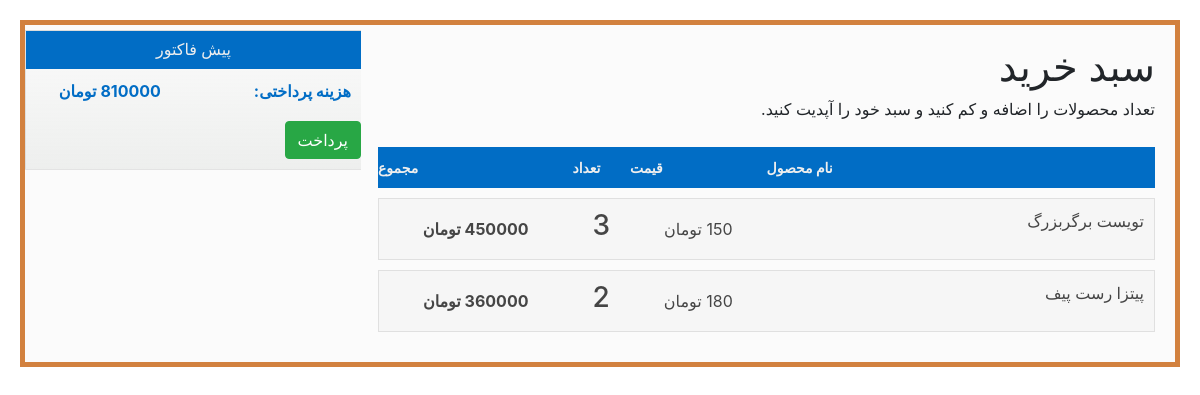
The page /cart/orderdetails/59/ (signed in) on the database its author committed.
### cart/models.py (models this page shows, shortened)
class OrderItems(models.Model):
    Order = models.ForeignKey(to=Orders, on_delete=models.CASCADE, related_name = 'items')
    food = models.ForeignKey(to=FoodModel, on_delete= models.CASCADE ,related_name = 'items' , verbose_name = 'محصول')
    quantity = models.SmallIntegerField(verbose_name = 'تعداد', )
    price = models.PositiveIntegerField(verbose_name = 'قیمت', )
    def tprice(self):
        return self.food.price*self.quantity*1000
    def name(self):
        return self.food.name_food

class Orders(models.Model):
    user = models.ForeignKey(to = UserModel, related_name = "items" , on_delete = models.CASCADE,verbose_name="مشتری" )
    phone = models.CharField(max_length=11, verbose_name="شماره تلفن")
    address = models.TextField(max_length = 300, verbose_name="آدرس")
    description = models.TextField(max_length=600, verbose_name="درباره سفارش",blank=True, null=True)
    created = models.DateTimeField(auto_now_add=True , verbose_name="زمان ثبت سفارش")
    total_price = models.PositiveIntegerField(verbose_name="قیمت کل")
    is_paid = models.BooleanField(default=False, verbose_name="وضعیت پرداخت")
    date = models.DateTimeField(verbose_name="زمان ثبت سفارش", auto_now_add=True ,)
    undo = models.BooleanField(default=False, verbose_name="وضعیت فیش")
    class Meta:
        verbose_name = 'سفارش'
        verbose_name_plural = 'سفارش ها'
        ordering = ('created',)

### home/models.py (models this page shows, shortened)
class FoodModel(models.Model):
    name_food = models.CharField(max_length=250,verbose_name='نام غذا')
    price = models.PositiveIntegerField(verbose_name='قیمت')
    description = models.CharField(max_length=300, verbose_name='درباره غذا',blank=True, null=True)
    img = models.ImageField(upload_to='images/')
    available  = models.BooleanField(default=True, verbose_name='وضعیت')
    category = models.ForeignKey(to=Category, related_name='category', on_delete=models.SET_NULL,null=True, blank=True)
    class Meta:
        verbose_name = 'غذا'
        verbose_name_plural = ' غذا ها'

### cart/views.py (the view)
# urls.py: path('orderdetails/<int:pk>/',views.OrderDetailView.as_view(), name='order_details'),
class OrderDetailView(View):
    def get(self, request,pk):
        obj = get_object_or_404(Orders,pk=pk)
        return render(request,"cart/order_details.html", {"order":obj})
    def dispatch(self, request,pk):
        obj = get_object_or_404(Orders,pk=pk)
        if request.user == obj.user:
            return self.get(request,pk)
        else:
            raise Http404

### templates/cart/order_details.html (shortened to what this page needs)
<!DOCTYPE html>
{% load static %}
<html lang="en">
<head>
	<link type="text/css" href="{% static 'cart/css/style.css' %}" rel="stylesheet" />
	<link rel="stylesheet" href="https://cdn.rtlcss.com/bootstrap/v4.2.1/css/bootstrap.min.css">
</head>
<body>
	<div class="content">
		<h1>سبد خرید</h1>
		<p>تعداد محصولات را اضافه و کم کنید و سبد خود را آپدیت کنید.</p>
		<table class="items">
			<thead>
			<tr>
				<th>نام محصول</th>
				<th>قیمت</th>
				<th>تعداد</th>
				<th>مجموع</th>
			</tr>
			</thead>
			<tbody>
			{% for item in order.items.all %}
			<tr>
				<td>
					<p> {{item.name}}<br /></p>
				</td>
				<td>{{item.price}} تومان</td>
				<td>
					<h3>{{item.quantity}}</h3>
				</td>
				<td class="itemTotal">{{item.tprice}} تومان</td>
			</tr>
			{%endfor%}
			</tbody>
		</table>
<form method="post" >
		<div class="cost">
			<h2>پیش فاکتور</h2>
			<table class="pricing">
				<tbody>
				<tr>
					<td><strong>هزینه پرداختی:</strong></td>
					<td class="">{{order.total_price}} تومان</td>
				</tr>
				</tbody>
			</table>
			<button class="btn btn-success ml-2 mt-2"  type='submit'>پرداخت</button>
		</div>
	</div>
</body>
</html>

### static/cart/css/style.css (style rules this page uses)
body { font-family: "Vazir"; direction: rtl; }
@media screen and (min-width: 30em) { body { padding: 20px; } }
.content { padding: 5px; background: #fafafa; background: rgba(250, 250, 250, 0.7); border: 5px solid #c55901; border: 5px solid rgba(197, 89, 1, 0.75); zoom: 1; }
.content:before, .content:after { content: "\0020"; display: block; height: 0; overflow: hidden; }
.content:after { clear: both; }
@media screen and (min-width: 30em) { .content { padding: 20px; } }
h1 { color: #016dc5; margin-bottom: 0; }
p { line-height: 1.5; }
table { width: 100%; color: #454545; }
table.items { border-collapse: separate; border-spacing: 0 10px; }
@media screen and (min-width: 45em) { table.items { width: 60%; } }
@media screen and (min-width: 55em) { table.items { width: 70%; } }
table.items tbody tr { margin-bottom: 10px; background-color: rgba(150, 160, 150, 0.05); }
table.items tbody td { border-top: 1px solid rgba(204, 204, 204, 0.5); border-bottom: 1px solid rgba(204, 204, 204, 0.5); }
table.items tbody td:first-child { border-right: 1px solid rgba(204, 204, 204, 0.5); }
table.items tbody td:last-child { border-left: 1px solid rgba(204, 204, 204, 0.5); }
table.pricing { width: 100%; }
table.pricing tr { border-bottom: 1px solid rgba(204, 204, 204, 0.5); }
table.pricing tr:last-child { border-bottom: 0; color: #016dc5; }
table.pricing td:nth-child(2) { display: table-cell; }
th { text-transform: uppercase; background: #016dc5; color: #eee; padding: 10px 0; text-align: center; font-size: 0.875em; }
th:nth-child(2) { display: none; }
@media screen and (min-width: 24em) { th:nth-child(2) { display: table-cell; } }
td { padding: 10px; }
td:first-child { width: 50%; }
td:nth-child(2) { display: none; }
@media screen and (min-width: 24em) { td:nth-child(2) { display: table-cell; } }
td:nth-child(n+2):nth-child(-n+4) { text-align: center; }
td:last-child { font-weight: bold; }
td p { float: right; width: 90%; margin-top: 0; }
@media screen and (min-width: 40em) { td p { width: 55%; } }
@media screen and (min-width: 68em) { td p { width: 45%; } }
.cost { padding-bottom: 10px; border: 1px solid rgba(204, 204, 204, 0.5); background-size: 100%; background-image: -webkit-gradient(linear, 50% 0%, 50% 100%, color-stop(0%, rgba(255, 255, 255, 0)), color-stop(100%, rgba(150, 160, 150, 0.13))); background-image: -moz-linear-gradient(top, rgba(255, 255, 255, 0) 0%, rgba(150, 160, 150, 0.13) 100%); background-image: -webkit-linear-gradient(top, rgba(255, 255, 255, 0) 0%, rgba(150, 160, 150, 0.13) 100%); background-image: linear-gradient(to bottom, rgba(255, 255, 255, 0) 0%, rgba(150, 160, 150, 0.13) 100%); }
@media screen and (min-width: 45em) { .cost { width: 30%; position: fixed; left: 25px; top: 100px; border-width: 1px 0 1px 1px; } }
@media screen and (min-width: 55em) { .cost { width: 28%; } }
@media screen and (min-width: 61.5em) { .cost { top: 30px; } }
.cost h2 { background: #016dc5; color: #eee; margin: 0; padding: 10px 0; width: 100%; font-size: 1em; text-align: center; text-transform: uppercase; }

### rows shown on the page
OrderItems: name "تویست برگربزرگ", price "150", quantity "3", tprice "450000"
OrderItems: name "پیتزا رست پیف", price "180", quantity "2", tprice "360000"
Orders: total_price "810000"
